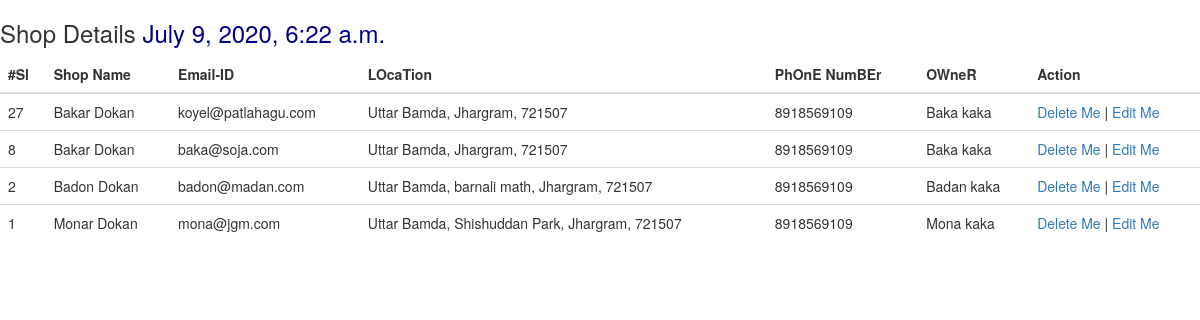
Before: /myapp1/hello/ with the older database file.
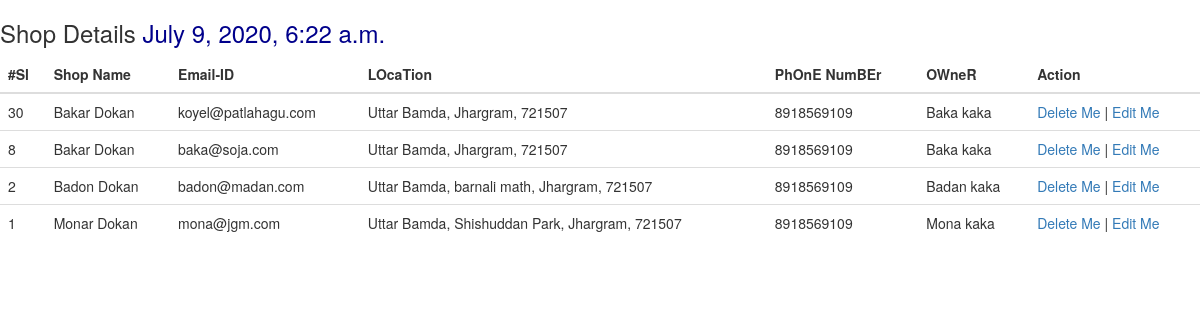
After: the same page with the newer database file.
### myapp1/models.py (models this page shows)
class MyShop(models.Model):
    shop_name = models.CharField(max_length=100)
    shop_email = models.EmailField(max_length=100)
    shop_location = models.TextField()
    shop_phono = models.IntegerField(null=False, blank=False)
    shop_ownner = models.CharField(max_length=100, null=False, blank=False)
    created_at = models.DateTimeField(auto_now=True)
    updated_at = models.DateTimeField(auto_now_add=True)
    class Meta:
        db_table = "ShopDetail"

### myapp1/views.py (the view, shortened to what this page needs)
@require_http_methods(["GET", "POST", "PUT", "DELETE"])
def hello(request):
    today_time = datetime.datetime.now()
    checking = MyShop.objects.filter(shop_email__exact = "koyel@patlahagu.com").count()
    obj = {"shopdetails": MyShop.objects.all().order_by('-id'), "datetime": today_time}
    template = loader.get_template('hello.html')
    return HttpResponse(template.render(obj))

### myapp1/templates/hello.html (shortened to what this page needs)
{% extends "layout/layout.html" %}
    {% block content %}
        <h3>Shop Details  <span style="color:darkblue">{{datetime}}</span></h3>
        <table style="border: darkred;" class="table table-hover table-border">
            <thead>
                <tr>
                    <th>#Sl</th>
                    <th>Shop Name</th>
                    <th>Email-ID</th>
                    <th>LOcaTion</th>
                    <th>PhOnE NumBEr</th>
                    <th>OWneR</th>
                    <th>Action</th>
                </tr>
            </thead>
            <tbody>
                {% for sd in shopdetails %}
                <tr>
                    <td>{{sd.id}}</td>
                    <td>{{sd.shop_name}}</td>
                    <td>{{sd.shop_email}}</td>
                    <td>{{sd.shop_location}}</td>
                    <td>{{sd.shop_phono}}</td>
                    <td>{{sd.shop_ownner}}</td>
                    <td>
                        <a href="{% url 'shop-delete' id=sd.id %}">Delete Me</a> |
                        <a href="{% url 'single-shop' id=sd.id %}">Edit Me</a>
                    </td>
                </tr>
                {% endfor %}
            </tbody>
        </table>
    {% endblock %}

### myapp1/templates/layout/layout.html (shortened to what this page needs)
<!DOCTYPE html>
<html lang="en">
<head>
    <link rel="stylesheet" href="https://maxcdn.bootstrapcdn.com/bootstrap/3.4.1/css/bootstrap.min.css">
</head>
<body>
    {% block content %}
    {% endblock %}
</body>
</html>

Changed rows visible on the page:
removed MyShop: id "27", shop_name "Bakar Dokan", shop_email "koyel@patlahagu.com", shop_location "Uttar Bamda, Jhargram, 721507", shop_phono "8918569109", shop_ownner "Baka kaka"
added MyShop: id "30", shop_name "Bakar Dokan", shop_email "koyel@patlahagu.com", shop_location "Uttar Bamda, Jhargram, 721507", shop_phono "8918569109", shop_ownner "Baka kaka"
